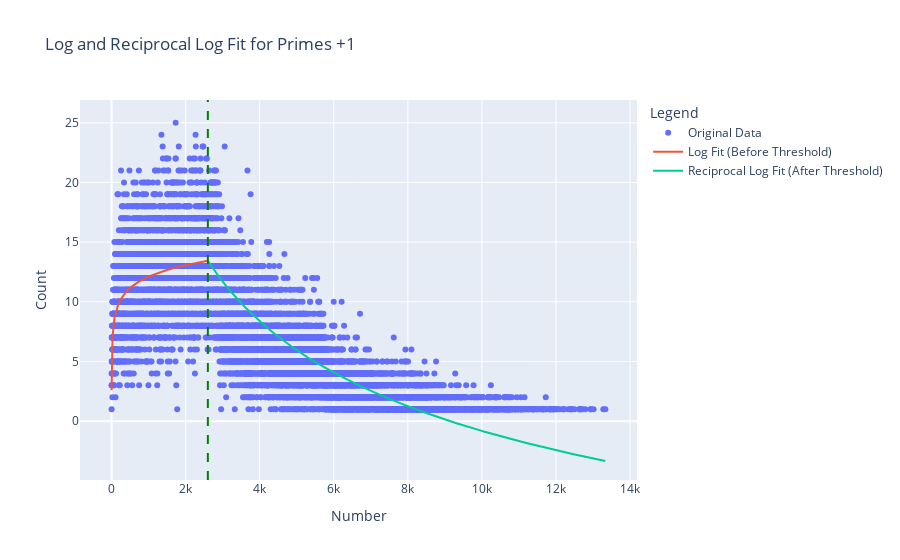
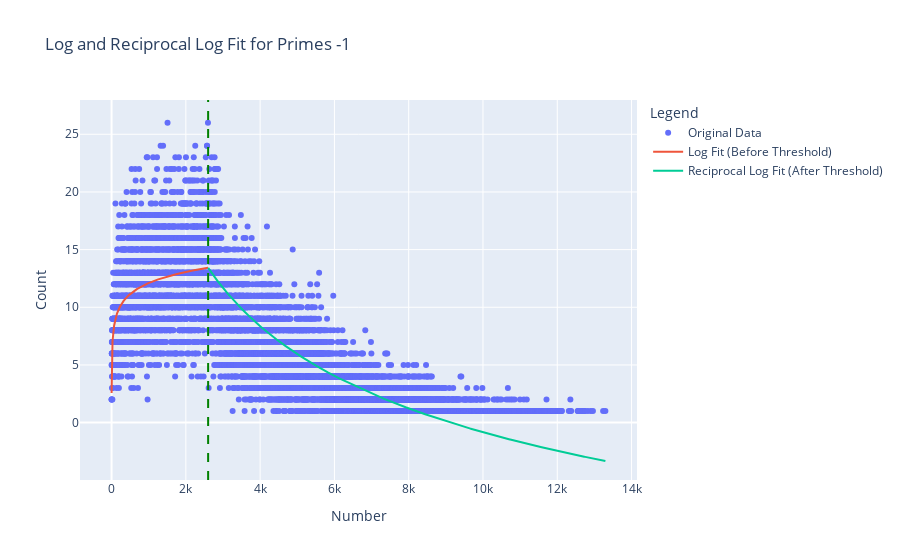
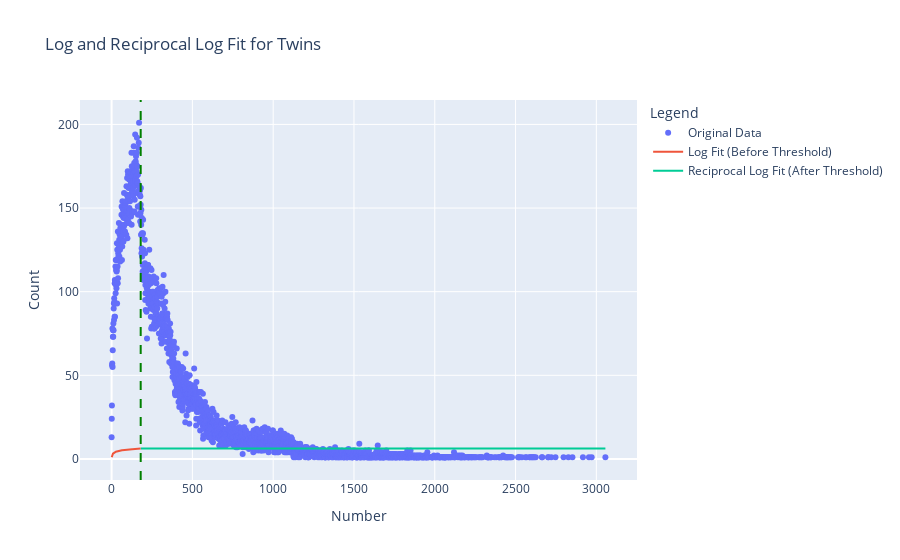

The notebook cell these images were saved under, in order:
### Code cell
from scipy.optimize import curve_fit
import numpy as np
import plotly.graph_objects as go
import pandas as pd

# Read the CSV file
datatxt_all = pd.read_csv('primes_data60000.txt')
datatxt_all=datatxt_all#[datatxt_all["Number"] % 6 == 0]

# Count occurrences of each number in the relevant columns
number_counts_primes_plus_one = datatxt_all['Primes +1'].value_counts().sort_index()
number_counts_primes_minus_one = datatxt_all['Primes -1'].value_counts().sort_index()
number_counts_primes_twins = datatxt_all['Twins'].value_counts().sort_index()

# Logarithmic fit function
def log_fit(x, a, b):
    return a * np.log(x) + b

# Reciprocal logarithmic fit function with constraints
def reciprocal_log_fit(x, c, d):
    return c / np.log(x) + d

# Function to fit and plot data with continuity at the threshold
def fit_and_plot_with_constraints(data, threshold, title):
    x_data = data.index.to_numpy()
    y_data = data.values

    # Split data into before and after threshold
    x_before = x_data[x_data <= threshold]
    y_before = y_data[:len(x_before)]
    x_after = x_data[x_data > threshold]
    y_after = y_data[len(x_before):]

    # Ensure non-empty before and after threshold
    if len(x_before) < 2 or len(x_after) < 2:
        print(f"Insufficient data for fitting {title}")
        return

    # Fit log model to the data before the threshold
    try:
        popt_before, _ = curve_fit(log_fit, x_before, y_before, maxfev=5000)
    except RuntimeError:
        print(f"Log fit failed for {title}")
        return

    # Calculate the value of the log fit at the threshold
    threshold_value = log_fit(threshold, *popt_before)

    # Fit reciprocal log model to the data after the threshold
    try:
        # Adjust the initial guess for c_initial and d_initial to ensure valid bounds
        c_initial = np.max(y_after) * np.log(np.min(x_after))  # Initial guess for c
        d_initial = np.max([1, 1 - c_initial / np.log(np.max(x_after))])  # Ensure d >= 1

        bounds_after = ([0, 1], [np.inf, np.inf])  # Ensure d >= 1

        def adjusted_reciprocal_log_fit(x, c, d):
            return c / np.log(x) + d + (threshold_value - reciprocal_log_fit(threshold, c, d))

        popt_after, _ = curve_fit(
            adjusted_reciprocal_log_fit, x_after, y_after,
            p0=[c_initial, d_initial],
            bounds=bounds_after,
            maxfev=5000
        )
    except RuntimeError:
        print(f"Reciprocal log fit failed for {title}")
        return

    # Generate fitted values
    y_fit_before = log_fit(x_before, *popt_before)
    y_fit_after = adjusted_reciprocal_log_fit(x_after, *popt_after)

    # Plot the results
    fig = go.Figure()
    fig.add_trace(go.Scatter(x=x_data, y=y_data, mode='markers', name='Original Data'))
    fig.add_trace(go.Scatter(x=x_before, y=y_fit_before, mode='lines', name='Log Fit (Before Threshold)'))
    fig.add_trace(go.Scatter(x=x_after, y=y_fit_after, mode='lines', name='Reciprocal Log Fit (After Threshold)'))
    fig.add_vline(x=threshold, line=dict(color="green", dash="dash"), name="Threshold")
    fig.update_layout(
        title=title,
        xaxis_title="Number",
        yaxis_title="Count",
        legend_title="Legend"
    )
    fig.show()

    # Print the fitted parameters for reference
    print(f"Fitted Parameters for {title}:")
    print(f"Log Fit (Before Threshold): a = {popt_before[0]}, b = {popt_before[1]}")
    print(f"Reciprocal Log Fit (After Threshold): c = {popt_after[0]}, d = {popt_after[1]}")

# Example application
fit_and_plot_with_constraints(number_counts_primes_plus_one, threshold=2600, title="Log and Reciprocal Log Fit for Primes +1")
fit_and_plot_with_constraints(number_counts_primes_minus_one, threshold=2600, title="Log and Reciprocal Log Fit for Primes -1")
fit_and_plot_with_constraints(number_counts_primes_twins, threshold=180, title="Log and Reciprocal Log Fit for Twins")

### Figure 1 — Plotly figure (JSON) as saved in the notebook; plotly's stock layout.template omitted (floating-point values rounded to 4 significant figures; data arrays with more than 128 entries replaced by an {"elided": "..."} marker saying what was removed)
{"data": [{"mode": "markers", "name": "Original Data", "type": "scatter", "x": {"elided": "8814 int values"}, "y": {"elided": "8814 int values"}}, {"mode": "lines", "name": "Log Fit (Before Threshold)", "type": "scatter", "x": {"elided": "2600 int values"}, "y": {"elided": "2600 float values"}}, {"mode": "lines", "name": "Reciprocal Log Fit (After Threshold)", "type": "scatter", "x": {"elided": "6214 int values"}, "y": {"elided": "6214 float values"}}], "layout": {"legend": {"title": {"text": "Legend"}}, "shapes": [{"line": {"color": "green", "dash": "dash"}, "name": "Threshold", "type": "line", "x0": 2600, "x1": 2600, "xref": "x", "y0": 0, "y1": 1, "yref": "y domain"}], "title": {"text": "Log and Reciprocal Log Fit for Primes +1"}, "xaxis": {"title": {"text": "Number"}}, "yaxis": {"title": {"text": "Count"}}}}

### Figure 2 — Plotly figure (JSON) as saved in the notebook; plotly's stock layout.template omitted (floating-point values rounded to 4 significant figures; data arrays with more than 128 entries replaced by an {"elided": "..."} marker saying what was removed)
{"data": [{"mode": "markers", "name": "Original Data", "type": "scatter", "x": {"elided": "8853 int values"}, "y": {"elided": "8853 int values"}}, {"mode": "lines", "name": "Log Fit (Before Threshold)", "type": "scatter", "x": {"elided": "2600 int values"}, "y": {"elided": "2600 float values"}}, {"mode": "lines", "name": "Reciprocal Log Fit (After Threshold)", "type": "scatter", "x": {"elided": "6253 int values"}, "y": {"elided": "6253 float values"}}], "layout": {"legend": {"title": {"text": "Legend"}}, "shapes": [{"line": {"color": "green", "dash": "dash"}, "name": "Threshold", "type": "line", "x0": 2600, "x1": 2600, "xref": "x", "y0": 0, "y1": 1, "yref": "y domain"}], "title": {"text": "Log and Reciprocal Log Fit for Primes -1"}, "xaxis": {"title": {"text": "Number"}}, "yaxis": {"title": {"text": "Count"}}}}

### Figure 3 — Plotly figure (JSON) as saved in the notebook; plotly's stock layout.template omitted (floating-point values rounded to 4 significant figures; data arrays with more than 128 entries replaced by an {"elided": "..."} marker saying what was removed)
{"data": [{"mode": "markers", "name": "Original Data", "type": "scatter", "x": {"elided": "1914 int values"}, "y": {"elided": "1914 int values"}}, {"mode": "lines", "name": "Log Fit (Before Threshold)", "type": "scatter", "x": {"elided": "181 int values"}, "y": {"elided": "181 float values"}}, {"mode": "lines", "name": "Reciprocal Log Fit (After Threshold)", "type": "scatter", "x": {"elided": "1733 int values"}, "y": {"elided": "1733 float values"}}], "layout": {"legend": {"title": {"text": "Legend"}}, "shapes": [{"line": {"color": "green", "dash": "dash"}, "name": "Threshold", "type": "line", "x0": 180, "x1": 180, "xref": "x", "y0": 0, "y1": 1, "yref": "y domain"}], "title": {"text": "Log and Reciprocal Log Fit for Twins"}, "xaxis": {"title": {"text": "Number"}}, "yaxis": {"title": {"text": "Count"}}}}
